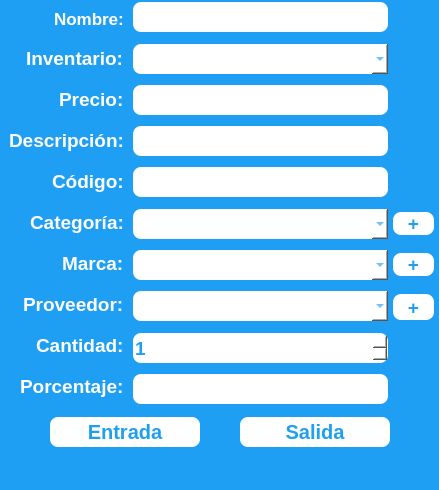
<?xml version="1.0" encoding="UTF-8"?>
<ui version="4.0">
 <class>EditProductWindow</class>
 <widget class="QMainWindow" name="EditProductWindow">
  <property name="geometry">
   <rect>
    <x>0</x>
    <y>0</y>
    <width>439</width>
    <height>490</height>
   </rect>
  </property>
  <property name="windowTitle">
   <string>Editar Producto</string>
  </property>
  <widget class="QWidget" name="centralwidget">
   <property name="styleSheet">
    <string notr="true">background-color: rgb(31, 159, 244);</string>
   </property>
   <layout class="QGridLayout" name="gridLayout">
    <property name="leftMargin">
     <number>0</number>
    </property>
    <property name="topMargin">
     <number>0</number>
    </property>
    <property name="rightMargin">
     <number>0</number>
    </property>
    <property name="bottomMargin">
     <number>0</number>
    </property>
    <property name="spacing">
     <number>0</number>
    </property>
    <item row="0" column="0">
     <layout class="QVBoxLayout" name="verticalLayout_5">
      <property name="spacing">
       <number>0</number>
      </property>
      <item>
       <layout class="QHBoxLayout" name="horizontalLayout_13">
        <property name="spacing">
         <number>0</number>
        </property>
        <item>
         <layout class="QVBoxLayout" name="verticalLayout">
          <property name="spacing">
           <number>0</number>
          </property>
          <item>
           <widget class="QWidget" name="widget_10" native="true">
            <property name="styleSheet">
             <string notr="true">height:30px</string>
            </property>
            <layout class="QHBoxLayout" name="horizontalLayout_10">
             <item alignment="Qt::AlignmentFlag::AlignRight">
              <widget class="QLabel" name="labelNombre">
               <property name="font">
                <font>
                 <pointsize>13</pointsize>
                 <bold>true</bold>
                </font>
               </property>
               <property name="styleSheet">
                <string notr="true">color: rgb(255, 255, 255);
height:30px</string>
               </property>
               <property name="text">
                <string>Nombre:</string>
               </property>
              </widget>
             </item>
            </layout>
           </widget>
          </item>
          <item>
           <widget class="QWidget" name="widget" native="true">
            <layout class="QHBoxLayout" name="horizontalLayout">
             <item alignment="Qt::AlignmentFlag::AlignRight">
              <widget class="QLabel" name="labelInventario">
               <property name="font">
                <font>
                 <pointsize>14</pointsize>
                 <bold>true</bold>
                </font>
               </property>
               <property name="styleSheet">
                <string notr="true">color: rgb(255, 255, 255);
</string>
               </property>
               <property name="text">
                <string>Inventario:</string>
               </property>
              </widget>
             </item>
            </layout>
           </widget>
          </item>
          <item>
           <widget class="QWidget" name="widget_3" native="true">
            <layout class="QHBoxLayout" name="horizontalLayout_3">
             <item alignment="Qt::AlignmentFlag::AlignRight">
              <widget class="QLabel" name="labelPrecio">
               <property name="font">
                <font>
                 <pointsize>14</pointsize>
                 <bold>true</bold>
                </font>
               </property>
               <property name="styleSheet">
                <string notr="true">color: rgb(255, 255, 255);
</string>
               </property>
               <property name="text">
                <string>Precio:</string>
               </property>
              </widget>
             </item>
            </layout>
           </widget>
          </item>
          <item>
           <widget class="QWidget" name="widget_4" native="true">
            <layout class="QHBoxLayout" name="horizontalLayout_4">
             <item alignment="Qt::AlignmentFlag::AlignRight">
              <widget class="QLabel" name="labelDescripcion">
               <property name="font">
                <font>
                 <pointsize>14</pointsize>
                 <bold>true</bold>
                </font>
               </property>
               <property name="styleSheet">
                <string notr="true">color: rgb(255, 255, 255);
</string>
               </property>
               <property name="text">
                <string>Descripción:</string>
               </property>
              </widget>
             </item>
            </layout>
           </widget>
          </item>
          <item>
           <widget class="QWidget" name="widget_5" native="true">
            <layout class="QHBoxLayout" name="horizontalLayout_5">
             <item alignment="Qt::AlignmentFlag::AlignRight">
              <widget class="QLabel" name="labelCodigoBarras">
               <property name="font">
                <font>
                 <pointsize>14</pointsize>
                 <bold>true</bold>
                </font>
               </property>
               <property name="styleSheet">
                <string notr="true">color: rgb(255, 255, 255);
</string>
               </property>
               <property name="text">
                <string>Código:</string>
               </property>
              </widget>
             </item>
            </layout>
           </widget>
          </item>
          <item>
           <widget class="QWidget" name="widget_9" native="true">
            <layout class="QHBoxLayout" name="horizontalLayout_9">
             <item alignment="Qt::AlignmentFlag::AlignRight">
              <widget class="QLabel" name="labelCategoria">
               <property name="font">
                <font>
                 <pointsize>14</pointsize>
                 <bold>true</bold>
                </font>
               </property>
               <property name="styleSheet">
                <string notr="true">color: rgb(255, 255, 255);
</string>
               </property>
               <property name="text">
                <string>Categoría:</string>
               </property>
              </widget>
             </item>
            </layout>
           </widget>
          </item>
          <item>
           <widget class="QWidget" name="widget_6" native="true">
            <layout class="QHBoxLayout" name="horizontalLayout_6">
             <item alignment="Qt::AlignmentFlag::AlignRight">
              <widget class="QLabel" name="labelMarca">
               <property name="font">
                <font>
                 <pointsize>14</pointsize>
                 <bold>true</bold>
                </font>
               </property>
               <property name="styleSheet">
                <string notr="true">color: rgb(255, 255, 255);
</string>
               </property>
               <property name="text">
                <string>Marca:</string>
               </property>
              </widget>
             </item>
            </layout>
           </widget>
          </item>
          <item>
           <widget class="QWidget" name="widget_7" native="true">
            <layout class="QHBoxLayout" name="horizontalLayout_7">
             <item alignment="Qt::AlignmentFlag::AlignRight">
              <widget class="QLabel" name="labelProveedor">
               <property name="font">
                <font>
                 <pointsize>14</pointsize>
                 <bold>true</bold>
                </font>
               </property>
               <property name="styleSheet">
                <string notr="true">color: rgb(255, 255, 255);
</string>
               </property>
               <property name="text">
                <string>Proveedor:</string>
               </property>
              </widget>
             </item>
            </layout>
           </widget>
          </item>
          <item>
           <widget class="QWidget" name="widget_8" native="true">
            <layout class="QHBoxLayout" name="horizontalLayout_8">
             <item alignment="Qt::AlignmentFlag::AlignRight">
              <widget class="QLabel" name="labelCantidad">
               <property name="font">
                <font>
                 <pointsize>14</pointsize>
                 <bold>true</bold>
                </font>
               </property>
               <property name="styleSheet">
                <string notr="true">color: rgb(255, 255, 255);
</string>
               </property>
               <property name="text">
                <string>Cantidad:</string>
               </property>
              </widget>
             </item>
            </layout>
           </widget>
          </item>
          <item>
           <widget class="QWidget" name="widget_2" native="true">
            <layout class="QHBoxLayout" name="horizontalLayout_2">
             <item alignment="Qt::AlignmentFlag::AlignRight">
              <widget class="QLabel" name="labelPorcentajeOperacion">
               <property name="font">
                <font>
                 <pointsize>14</pointsize>
                 <bold>true</bold>
                </font>
               </property>
               <property name="styleSheet">
                <string notr="true">color: rgb(255, 255, 255);
</string>
               </property>
               <property name="text">
                <string>Porcentaje:</string>
               </property>
              </widget>
             </item>
            </layout>
           </widget>
          </item>
         </layout>
        </item>
        <item>
         <layout class="QVBoxLayout" name="verticalLayout_2">
          <property name="spacing">
           <number>6</number>
          </property>
          <property name="leftMargin">
           <number>0</number>
          </property>
          <property name="rightMargin">
           <number>0</number>
          </property>
          <item>
           <widget class="QWidget" name="widget_21" native="true">
            <layout class="QHBoxLayout" name="horizontalLayout_12">
             <property name="spacing">
              <number>0</number>
             </property>
             <property name="leftMargin">
              <number>0</number>
             </property>
             <property name="topMargin">
              <number>0</number>
             </property>
             <property name="rightMargin">
              <number>0</number>
             </property>
             <property name="bottomMargin">
              <number>0</number>
             </property>
             <item>
              <widget class="QLineEdit" name="nombreInput">
               <property name="minimumSize">
                <size>
                 <width>239</width>
                 <height>0</height>
                </size>
               </property>
               <property name="font">
                <font>
                 <pointsize>14</pointsize>
                 <bold>true</bold>
                </font>
               </property>
               <property name="styleSheet">
                <string notr="true">border-radius:8px;
color: rgb(31, 159, 239);
background-color: rgb(255, 255, 255);
height:30px
</string>
               </property>
              </widget>
             </item>
            </layout>
           </widget>
          </item>
          <item>
           <widget class="QWidget" name="widget_22" native="true">
            <layout class="QHBoxLayout" name="horizontalLayout_16">
             <property name="spacing">
              <number>0</number>
             </property>
             <property name="leftMargin">
              <number>0</number>
             </property>
             <property name="topMargin">
              <number>0</number>
             </property>
             <property name="rightMargin">
              <number>0</number>
             </property>
             <property name="bottomMargin">
              <number>0</number>
             </property>
             <item>
              <widget class="QComboBox" name="inventarioInput">
               <property name="minimumSize">
                <size>
                 <width>239</width>
                 <height>0</height>
                </size>
               </property>
               <property name="font">
                <font>
                 <pointsize>14</pointsize>
                 <bold>true</bold>
                </font>
               </property>
               <property name="styleSheet">
                <string notr="true">border-radius:8px;
color: rgb(31, 159, 239);
background-color: rgb(255, 255, 255);
height:30px</string>
               </property>
              </widget>
             </item>
            </layout>
           </widget>
          </item>
          <item>
           <widget class="QWidget" name="widget_23" native="true">
            <layout class="QHBoxLayout" name="horizontalLayout_17">
             <property name="spacing">
              <number>0</number>
             </property>
             <property name="leftMargin">
              <number>0</number>
             </property>
             <property name="topMargin">
              <number>0</number>
             </property>
             <property name="rightMargin">
              <number>0</number>
             </property>
             <property name="bottomMargin">
              <number>0</number>
             </property>
             <item>
              <widget class="QLineEdit" name="precioInput">
               <property name="minimumSize">
                <size>
                 <width>239</width>
                 <height>0</height>
                </size>
               </property>
               <property name="font">
                <font>
                 <pointsize>14</pointsize>
                 <bold>true</bold>
                </font>
               </property>
               <property name="styleSheet">
                <string notr="true">border-radius:8px;
color: rgb(31, 159, 239);
background-color: rgb(255, 255, 255);
height:30px</string>
               </property>
              </widget>
             </item>
            </layout>
           </widget>
          </item>
          <item>
           <widget class="QWidget" name="widget_24" native="true">
            <layout class="QHBoxLayout" name="horizontalLayout_18">
             <property name="spacing">
              <number>0</number>
             </property>
             <property name="leftMargin">
              <number>0</number>
             </property>
             <property name="topMargin">
              <number>0</number>
             </property>
             <property name="rightMargin">
              <number>0</number>
             </property>
             <property name="bottomMargin">
              <number>0</number>
             </property>
             <item>
              <widget class="QLineEdit" name="descripcionInput">
               <property name="minimumSize">
                <size>
                 <width>239</width>
                 <height>0</height>
                </size>
               </property>
               <property name="font">
                <font>
                 <pointsize>14</pointsize>
                 <bold>true</bold>
                </font>
               </property>
               <property name="styleSheet">
                <string notr="true">border-radius:8px;
color: rgb(31, 159, 239);
background-color: rgb(255, 255, 255);
height:30px</string>
               </property>
              </widget>
             </item>
            </layout>
           </widget>
          </item>
          <item>
           <widget class="QWidget" name="widget_25" native="true">
            <layout class="QHBoxLayout" name="horizontalLayout_25">
             <property name="spacing">
              <number>0</number>
             </property>
             <property name="leftMargin">
              <number>0</number>
             </property>
             <property name="topMargin">
              <number>0</number>
             </property>
             <property name="rightMargin">
              <number>0</number>
             </property>
             <property name="bottomMargin">
              <number>0</number>
             </property>
             <item>
              <widget class="QLineEdit" name="codigoBarrasInput">
               <property name="minimumSize">
                <size>
                 <width>239</width>
                 <height>0</height>
                </size>
               </property>
               <property name="font">
                <font>
                 <pointsize>14</pointsize>
                 <bold>true</bold>
                </font>
               </property>
               <property name="styleSheet">
                <string notr="true">border-radius:8px;
color: rgb(31, 159, 239);
background-color: rgb(255, 255, 255);
height:30px</string>
               </property>
              </widget>
             </item>
            </layout>
           </widget>
          </item>
          <item>
           <widget class="QWidget" name="widget_26" native="true">
            <property name="styleSheet">
             <string notr="true"/>
            </property>
            <layout class="QHBoxLayout" name="horizontalLayout_26">
             <property name="spacing">
              <number>0</number>
             </property>
             <property name="leftMargin">
              <number>0</number>
             </property>
             <property name="topMargin">
              <number>0</number>
             </property>
             <property name="rightMargin">
              <number>0</number>
             </property>
             <property name="bottomMargin">
              <number>0</number>
             </property>
             <item>
              <widget class="QComboBox" name="categoriaInput">
               <property name="minimumSize">
                <size>
                 <width>239</width>
                 <height>0</height>
                </size>
               </property>
               <property name="font">
                <font>
                 <pointsize>14</pointsize>
                 <bold>true</bold>
                </font>
               </property>
               <property name="styleSheet">
                <string notr="true">border-radius:8px;
color: rgb(31, 159, 239);
background-color: rgb(255, 255, 255);
height:30px</string>
               </property>
              </widget>
             </item>
            </layout>
           </widget>
          </item>
          <item>
           <widget class="QWidget" name="widget_27" native="true">
            <layout class="QHBoxLayout" name="horizontalLayout_27">
             <property name="spacing">
              <number>0</number>
             </property>
             <property name="leftMargin">
              <number>0</number>
             </property>
             <property name="topMargin">
              <number>0</number>
             </property>
             <property name="rightMargin">
              <number>0</number>
             </property>
             <property name="bottomMargin">
              <number>0</number>
             </property>
             <item>
              <widget class="QComboBox" name="marcaInput">
               <property name="minimumSize">
                <size>
                 <width>239</width>
                 <height>0</height>
                </size>
               </property>
               <property name="font">
                <font>
                 <pointsize>14</pointsize>
                 <bold>true</bold>
                </font>
               </property>
               <property name="styleSheet">
                <string notr="true">border-radius:8px;
color: rgb(31, 159, 239);
background-color: rgb(255, 255, 255);
height:30px</string>
               </property>
              </widget>
             </item>
            </layout>
           </widget>
          </item>
          <item>
           <widget class="QWidget" name="widget_28" native="true">
            <layout class="QHBoxLayout" name="horizontalLayout_28">
             <property name="spacing">
              <number>0</number>
             </property>
             <property name="leftMargin">
              <number>0</number>
             </property>
             <property name="topMargin">
              <number>0</number>
             </property>
             <property name="rightMargin">
              <number>0</number>
             </property>
             <property name="bottomMargin">
              <number>0</number>
             </property>
             <item>
              <widget class="QComboBox" name="proveedorInput">
               <property name="minimumSize">
                <size>
                 <width>239</width>
                 <height>0</height>
                </size>
               </property>
               <property name="font">
                <font>
                 <pointsize>14</pointsize>
                 <bold>true</bold>
                </font>
               </property>
               <property name="styleSheet">
                <string notr="true">border-radius:8px;
color: rgb(31, 159, 239);
background-color: rgb(255, 255, 255);
height:30px</string>
               </property>
              </widget>
             </item>
            </layout>
           </widget>
          </item>
          <item>
           <widget class="QWidget" name="widget_29" native="true">
            <layout class="QHBoxLayout" name="horizontalLayout_29">
             <property name="spacing">
              <number>0</number>
             </property>
             <property name="leftMargin">
              <number>0</number>
             </property>
             <property name="topMargin">
              <number>0</number>
             </property>
             <property name="rightMargin">
              <number>0</number>
             </property>
             <property name="bottomMargin">
              <number>0</number>
             </property>
             <item>
              <widget class="QSpinBox" name="cantidadInput">
               <property name="font">
                <font>
                 <pointsize>14</pointsize>
                 <bold>true</bold>
                </font>
               </property>
               <property name="styleSheet">
                <string notr="true">border-radius:8px;
color: rgb(31, 159, 239);
background-color: rgb(255, 255, 255);
height:30px</string>
               </property>
               <property name="minimum">
                <number>1</number>
               </property>
               <property name="maximum">
                <number>1000</number>
               </property>
              </widget>
             </item>
            </layout>
           </widget>
          </item>
          <item>
           <widget class="QWidget" name="widget_30" native="true">
            <layout class="QHBoxLayout" name="horizontalLayout_30">
             <property name="spacing">
              <number>0</number>
             </property>
             <property name="leftMargin">
              <number>0</number>
             </property>
             <property name="topMargin">
              <number>0</number>
             </property>
             <property name="rightMargin">
              <number>0</number>
             </property>
             <property name="bottomMargin">
              <number>0</number>
             </property>
             <item>
              <widget class="QLineEdit" name="porcentajeOperacionInput">
               <property name="minimumSize">
                <size>
                 <width>239</width>
                 <height>0</height>
                </size>
               </property>
               <property name="font">
                <font>
                 <pointsize>14</pointsize>
                 <bold>true</bold>
                </font>
               </property>
               <property name="styleSheet">
                <string notr="true">border-radius:8px;
color: rgb(31, 159, 239);
background-color: rgb(255, 255, 255);
height:30px</string>
               </property>
              </widget>
             </item>
            </layout>
           </widget>
          </item>
         </layout>
        </item>
        <item>
         <layout class="QVBoxLayout" name="verticalLayout_3">
          <property name="spacing">
           <number>0</number>
          </property>
          <property name="leftMargin">
           <number>5</number>
          </property>
          <property name="rightMargin">
           <number>5</number>
          </property>
          <item>
           <widget class="QWidget" name="widget_11" native="true">
            <layout class="QHBoxLayout" name="horizontalLayout_11"/>
           </widget>
          </item>
          <item>
           <widget class="QWidget" name="widget_31" native="true">
            <layout class="QHBoxLayout" name="horizontalLayout_31">
             <property name="spacing">
              <number>0</number>
             </property>
             <property name="sizeConstraint">
              <enum>QLayout::SizeConstraint::SetNoConstraint</enum>
             </property>
             <property name="leftMargin">
              <number>0</number>
             </property>
             <property name="topMargin">
              <number>0</number>
             </property>
             <property name="rightMargin">
              <number>0</number>
             </property>
             <property name="bottomMargin">
              <number>0</number>
             </property>
            </layout>
           </widget>
          </item>
          <item>
           <widget class="QWidget" name="widget_13" native="true">
            <layout class="QHBoxLayout" name="horizontalLayout_14"/>
           </widget>
          </item>
          <item>
           <widget class="QWidget" name="widget_14" native="true">
            <layout class="QHBoxLayout" name="horizontalLayout_15"/>
           </widget>
          </item>
          <item>
           <widget class="QWidget" name="widget_15" native="true">
            <layout class="QHBoxLayout" name="horizontalLayout_19"/>
           </widget>
          </item>
          <item>
           <widget class="QWidget" name="widget_32" native="true">
            <layout class="QHBoxLayout" name="horizontalLayout_32">
             <property name="spacing">
              <number>0</number>
             </property>
             <property name="sizeConstraint">
              <enum>QLayout::SizeConstraint::SetNoConstraint</enum>
             </property>
             <property name="leftMargin">
              <number>0</number>
             </property>
             <property name="topMargin">
              <number>0</number>
             </property>
             <property name="rightMargin">
              <number>0</number>
             </property>
             <property name="bottomMargin">
              <number>0</number>
             </property>
             <item>
              <widget class="QPushButton" name="categoriaButton">
               <property name="enabled">
                <bool>true</bool>
               </property>
               <property name="minimumSize">
                <size>
                 <width>41</width>
                 <height>0</height>
                </size>
               </property>
               <property name="maximumSize">
                <size>
                 <width>41</width>
                 <height>16777215</height>
                </size>
               </property>
               <property name="font">
                <font>
                 <pointsize>14</pointsize>
                 <bold>true</bold>
                </font>
               </property>
               <property name="cursor">
                <cursorShape>PointingHandCursor</cursorShape>
               </property>
               <property name="styleSheet">
                <string notr="true">border-radius:8px;
color: rgb(31, 159, 239);
background-color: rgb(255, 255, 255);
</string>
               </property>
               <property name="text">
                <string>+</string>
               </property>
               <property name="autoDefault">
                <bool>false</bool>
               </property>
               <property name="default">
                <bool>true</bool>
               </property>
               <property name="flat">
                <bool>false</bool>
               </property>
              </widget>
             </item>
            </layout>
           </widget>
          </item>
          <item>
           <widget class="QWidget" name="widget_33" native="true">
            <layout class="QHBoxLayout" name="horizontalLayout_33">
             <property name="spacing">
              <number>0</number>
             </property>
             <property name="sizeConstraint">
              <enum>QLayout::SizeConstraint::SetNoConstraint</enum>
             </property>
             <property name="leftMargin">
              <number>0</number>
             </property>
             <property name="topMargin">
              <number>0</number>
             </property>
             <property name="rightMargin">
              <number>0</number>
             </property>
             <property name="bottomMargin">
              <number>0</number>
             </property>
             <item>
              <widget class="QPushButton" name="marcaButton">
               <property name="enabled">
                <bool>true</bool>
               </property>
               <property name="minimumSize">
                <size>
                 <width>41</width>
                 <height>0</height>
                </size>
               </property>
               <property name="maximumSize">
                <size>
                 <width>41</width>
                 <height>16777215</height>
                </size>
               </property>
               <property name="font">
                <font>
                 <pointsize>14</pointsize>
                 <bold>true</bold>
                </font>
               </property>
               <property name="cursor">
                <cursorShape>PointingHandCursor</cursorShape>
               </property>
               <property name="styleSheet">
                <string notr="true">border-radius:8px;
color: rgb(31, 159, 239);
background-color: rgb(255, 255, 255);
</string>
               </property>
               <property name="text">
                <string>+</string>
               </property>
               <property name="autoDefault">
                <bool>false</bool>
               </property>
               <property name="default">
                <bool>true</bool>
               </property>
               <property name="flat">
                <bool>false</bool>
               </property>
              </widget>
             </item>
            </layout>
           </widget>
          </item>
          <item>
           <widget class="QWidget" name="widget_34" native="true">
            <widget class="QPushButton" name="ProveedorButton">
             <property name="enabled">
              <bool>true</bool>
             </property>
             <property name="geometry">
              <rect>
               <x>0</x>
               <y>9</y>
               <width>41</width>
               <height>26</height>
              </rect>
             </property>
             <property name="minimumSize">
              <size>
               <width>41</width>
               <height>0</height>
              </size>
             </property>
             <property name="maximumSize">
              <size>
               <width>41</width>
               <height>16777215</height>
              </size>
             </property>
             <property name="font">
              <font>
               <pointsize>14</pointsize>
               <bold>true</bold>
              </font>
             </property>
             <property name="cursor">
              <cursorShape>PointingHandCursor</cursorShape>
             </property>
             <property name="styleSheet">
              <string notr="true">border-radius:8px;
color: rgb(31, 159, 239);
background-color: rgb(255, 255, 255);
</string>
             </property>
             <property name="text">
              <string>+</string>
             </property>
             <property name="autoDefault">
              <bool>false</bool>
             </property>
             <property name="default">
              <bool>true</bool>
             </property>
             <property name="flat">
              <bool>false</bool>
             </property>
            </widget>
           </widget>
          </item>
          <item>
           <widget class="QWidget" name="widget_19" native="true">
            <layout class="QHBoxLayout" name="horizontalLayout_23"/>
           </widget>
          </item>
          <item>
           <widget class="QWidget" name="widget_20" native="true">
            <layout class="QHBoxLayout" name="horizontalLayout_24"/>
           </widget>
          </item>
         </layout>
        </item>
       </layout>
      </item>
      <item>
       <widget class="QWidget" name="widget_12" native="true">
        <widget class="QPushButton" name="EntradaButton">
         <property name="geometry">
          <rect>
           <x>50</x>
           <y>10</y>
           <width>150</width>
           <height>30</height>
          </rect>
         </property>
         <property name="minimumSize">
          <size>
           <width>150</width>
           <height>0</height>
          </size>
         </property>
         <property name="maximumSize">
          <size>
           <width>150</width>
           <height>16777215</height>
          </size>
         </property>
         <property name="font">
          <font>
           <pointsize>15</pointsize>
           <bold>true</bold>
          </font>
         </property>
         <property name="cursor">
          <cursorShape>PointingHandCursor</cursorShape>
         </property>
         <property name="styleSheet">
          <string notr="true">border-radius:8px;
color: rgb(31, 159, 239);
background-color: rgb(255, 255, 255);
height:30px;</string>
         </property>
         <property name="text">
          <string>Entrada</string>
         </property>
        </widget>
        <widget class="QPushButton" name="salidaButton">
         <property name="geometry">
          <rect>
           <x>240</x>
           <y>10</y>
           <width>150</width>
           <height>30</height>
          </rect>
         </property>
         <property name="minimumSize">
          <size>
           <width>150</width>
           <height>0</height>
          </size>
         </property>
         <property name="maximumSize">
          <size>
           <width>150</width>
           <height>16777215</height>
          </size>
         </property>
         <property name="font">
          <font>
           <pointsize>15</pointsize>
           <bold>true</bold>
          </font>
         </property>
         <property name="cursor">
          <cursorShape>PointingHandCursor</cursorShape>
         </property>
         <property name="styleSheet">
          <string notr="true">border-radius:8px;
color: rgb(31, 159, 239);
background-color: rgb(255, 255, 255);
height:30px;</string>
         </property>
         <property name="text">
          <string>Salida</string>
         </property>
        </widget>
       </widget>
      </item>
     </layout>
    </item>
   </layout>
  </widget>
 </widget>
 <resources/>
 <connections/>
</ui>
